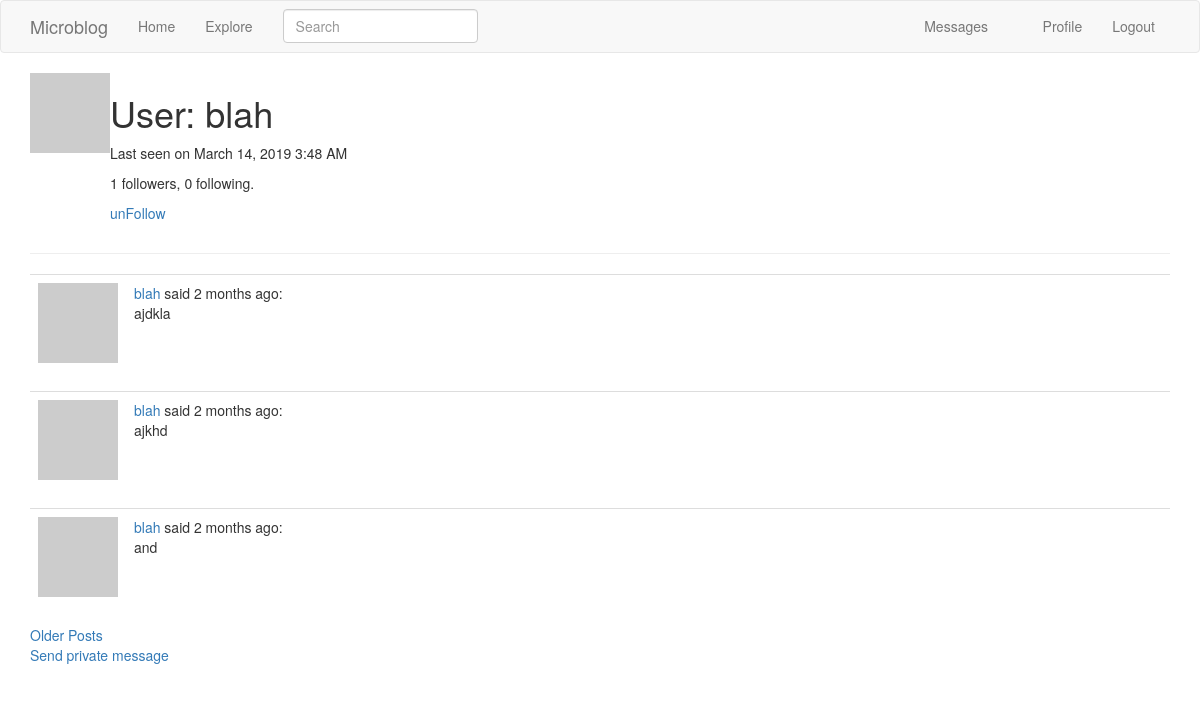
The page /user/blah (signed in) on the database its author committed.
### app/models.py (models this page shows, shortened)
class User(UserMixin, db.Model):
    id = db.Column(db.Integer, primary_key=True)
    username = db.Column(db.String(64), index=True, unique=True)
    email = db.Column(db.String(120), index=True, unique=True)
    password_hash = db.Column(db.String(128))
    posts = db.relationship('Post', backref="author", lazy="dynamic")
    about_me = db.Column(db.String(140))
    last_seen = db.Column(db.DateTime, default=datetime.utcnow)
    followed = db.relationship('User', secondary=followers, primaryjoin=(followers.c.follower_id == id),
        secondaryjoin=(followers.c.followed_id == id),
        backref=db.backref('followers', lazy='dynamic'), lazy='dynamic')
    notifications = db.relationship('Notification', backref="user", lazy="dynamic")
    messages_sent = db.relationship('Message', foreign_keys="Message.sender_id", backref="author", lazy="dynamic")
    messages_received = db.relationship('Message', foreign_keys="Message.recipient_id", backref="recipient", lazy="dynamic")
    last_message_read_time = db.Column(db.DateTime)
    def avatar(self, size):
        digest = md5(self.email.lower().encode('utf-8')).hexdigest()
        return 'https://www.gravatar.com/avatar/{}?d=identicon&s={}'.format(
            digest, size
        )
    def is_following(self, user):
        return self.followed.filter(
            followers.c.followed_id == user.id).count() > 0
    def new_messages(self):
        last_read_time = self.last_message_read_time or datetime(1900, 1, 1)
        return Message.query.filter_by(recipient=self).filter(
            Message.time_stamp > last_read_time).count()

class SearchableMixin(object):
    @classmethod
    def before_commit(cls, session):
        session._changes = {
            'add': list(session.new),
            'update': list(session.dirty),
            'delete': list(session.deleted)
        }
    @classmethod
    def after_commit(cls, session):
        for obj in session._changes['add']:
            if isinstance(obj, SearchableMixin):
                add_to_index(obj.__tablename__, obj)
        for obj in session._changes['update']:
            if isinstance(obj, SearchableMixin):
                add_to_index(obj.__tablename__, obj)
        for obj in session._changes['delete']:
            if isinstance(obj, SearchableMixin):
                remove_from_index(obj.__tablename__, obj)
        session._changes = None

class Post(SearchableMixin, db.Model):
    id = db.Column(db.Integer, primary_key=True)
    body = db.Column(db.String(140))
    time_stamp = db.Column(db.DateTime, index=True, default=datetime.utcnow)
    user_id = db.Column(db.Integer, db.ForeignKey('user.id'))
    __searchable__ = ['body']

### app/main/routes.py (the view)
@bp.route('/user/<username>')
@login_required
def user(username):
    user = User.query.filter_by(username=username).first_or_404()
    page = request.args.get('page', 1, type=int)
    posts = user.posts.order_by(Post.time_stamp.desc()).paginate(
        page, current_app.config['POSTS_PER_PAGE'], False)
    next_url = url_for('main.user', username=username, page=posts.next_num) \
        if posts.has_next else None
    prev_url = url_for('main.user', username=username, page=posts.prev_num) \
        if posts.has_prev else None
    return render_template('user.html', user=user, posts=posts.items, next_url=next_url, prev_url=prev_url )

### app/main/forms.py
class SearchForm(FlaskForm):
    q = StringField(_l('Search', validators=[DataRequired()]))
    def __init__(self, *args, **kwargs):
        if 'formdata' not in kwargs:
            kwargs['formdata'] = request.args
        if 'csrf_enabled' not in kwargs:
            kwargs['csrf_enabled'] = False
        super(SearchForm, self).__init__(*args, **kwargs)

### app/main/routes.py (called while the page is built)
@bp.before_request
def before_request():
    if current_user.is_authenticated:
        current_user.last_seen = datetime.utcnow()
        db.session.commit()
        g.search_form = SearchForm()
    g.locale = str(get_locale())

### app/models.py (called while the page is built)
@login.user_loader
def load_user(id):
    return User.query.get(int(id))

### app/templates/user.html (shortened to what this page needs)
{% extends 'base.html' %}
{% block app_content %}
<table>
    <tr valign="top">
        <td><img src="{{ user.avatar(128)}}"> </td>
        <td> <h1> {{_('User')}}: {{ user.username }} </h1>
            {% if user.last_seen %}
                <p> {{_('Last seen on')}} {{ moment(user.last_seen).format('LLL') }} </p>
            {% endif %}
            <p> {{ user.followers.count() }} {{_('followers')}}, {{ user.followed.count() }} {{_('following')}}.</p>
            {% if user == current_user %}
                <p> <a href="{{ url_for('main.edit_profile')}}"> {{_('Edit your profile')}} </a> </p>
            {% elif not current_user.is_following(user) %}
            <p> <a href="{{ url_for('main.follow', username=user.username)}}"> {{_('Follow')}}</a></p>
            {% else %}
            <p> <a href="{{ url_for('main.unfollow', username=user.username)}}"> {{_('unFollow')}}</a> </p>
            {% endif %}
        </td>
    </tr>
</table>
<hr>
    {% for post in posts %}
        {% include '_post.html' %}
    {% endfor %}
    {% if next_url %}
    <a href="{{ next_url }}"> {{_('Older Posts')}} </a>
    {% endif %}
    {% if user != current_user %}
        <p>
            <a href="{{ url_for('main.send_message', recipient=user.username )}}">
            {{ _('Send private message')}}
            </a>
        </p>
    {% endif %}
{% endblock %}

### app/templates/_post.html (shortened to what this page needs)
<table class="table table-hover">
    <tr>
        <td width="70px">
            <a href="{{ url_for('main.user', username = post.author.username) }}">
                <img src="{{ post.author.avatar(36 )}}" >
            </a>
        </td>
        <td>
                {{ _('%(username)s said %(when)s',
                username= user_link, when=moment(post.time_stamp).fromNow()) }}:
            <br>
            {{ post.body }}
        </td>
    </tr>
</table>

### rows shown on the page
User: username "blah", last_seen "March 14, 2019 3:48 AM"
Post: body "ajdkla"
Post: body "ajkhd"
Post: body "and"

### other values the page prints
{{ ('Home') }} "Home"
{{ ('Explore') }} "Explore"
{{ ('Profile') }} "Profile"
{{ ('Logout') }} "Logout"
{{ user.followers.count() }} "1"
{{ user.followed.count() }} "0"
